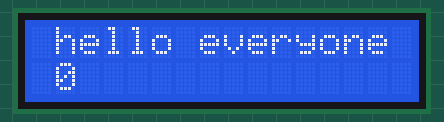
A sketch run on a simulated Arduino Uno, built with avr-gcc and run on an emulated ATmega328P. Shown: 16×2 character LCD. What the sketch prints to the serial monitor is not drawn.

Above: at 0.22 s.
At 5.02 s:
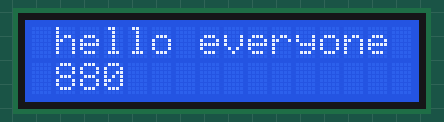
At 10.12 s:
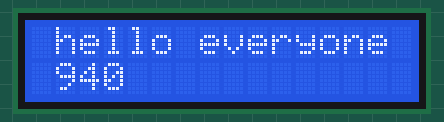
At 20.02 s:
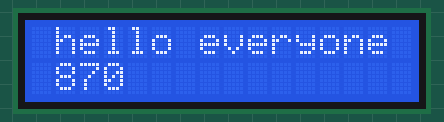
At 29.94 s:
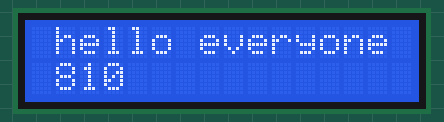
At 39.84 s:
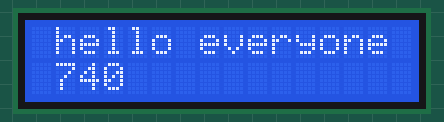

The sketch:

Cod_Proiect_SDTR_Coffee_Mug_Ceas.ino
```cpp
#include <LiquidCrystal_I2C.h>
#include <Arduino_FreeRTOS.h>

LiquidCrystal_I2C lcd(0x3F,16,2);

void counter_task(void *p){
  while(1){
    for(int i=0; i<=100;i++){
      lcd.setCursor(1,0);
      lcd.print("hello everyone");
      lcd.setCursor(1,1);
      lcd.print(i);
      Serial.println(i);

      }
    }
  }

void setup(){
  Serial.begin(9600);
  lcd.begin();
  // Print a message to the LCD.
  lcd.backlight();
  xTaskCreate(counter_task, "counter", 120, NULL, 1, NULL);
  }

void loop(){
  }
```
